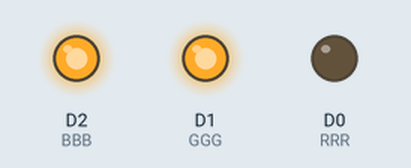
Recording of a sketch running on a simulated ESP8266 (NodeMCU). On the bench: output pins drawn as LEDs (lit = HIGH).

Above: at 1.2 s.
At 3.7 s:
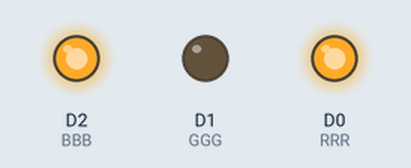
At 6.2 s:
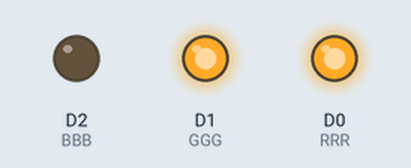
At 8.7 s:
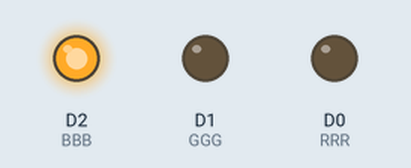
At 11.2 s:
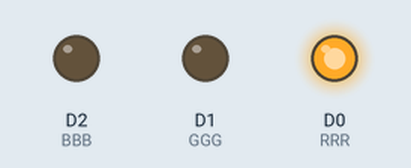
At 13.7 s:
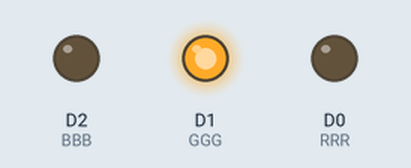
Timing chart, 0 to 19.5 s (numbered marks = the images above):
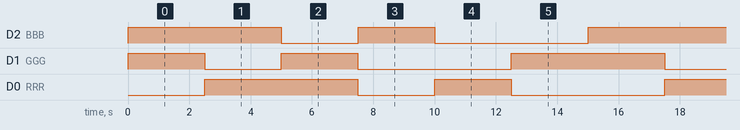

The sketch:

ESP12_RGB_test.ino
```cpp
/*
 * RGB LED test for ESP12 (ESP8266) NodeMCU.
 *
 * NodeMCU | RGBLED
 * --------+-------
 * D0      | R
 * D1      | B
 * D2      | G
 * 3.3V      | ANODE (via resistor)
 */

#define RRR D0
#define GGG D1
#define BBB D2

/*
 * Set up pins.
 */
void setup() {
  // Set our pins as outputs.
  pinMode(RRR, OUTPUT);
  pinMode(GGG, OUTPUT);
  pinMode(RRR, OUTPUT);
}

/*
 * Cycle through the rainbow.
 */
void loop() {
  // Red.
  set_color(255, 0, 0);
  delay(2500);
  // Green.
  set_color(0, 255, 0);
  delay(2500);
  // Blue.
  set_color(0, 0, 255);
  delay(2500);
  // Orange.
  set_color(255, 255, 0);
  delay(2500);
  // Light blue.
  set_color(0, 255, 255);
  delay(2500);
  // Pink.
  set_color(255, 0, 255);
  delay(2500);
}

/*
 * Set a colour given a set of RGB values.
 */
void set_color(unsigned int red, unsigned int green, unsigned int blue)
{
  // Define a max value as we're using a shared anode RGB LED.
  int maxVal = 1023;

  // Define a correction factor so we can always use 0-255 as input values.
  int f = (maxVal + 1) / 256;

  // Deduct values from max value.
  red = maxVal - red * f;
  green = maxVal - green * f;
  blue = maxVal - blue * f;

  // Write our values.
  analogWrite(RRR, red);
  analogWrite(GGG, green);
  analogWrite(BBB, blue);
}
```

Measured:
- by itself, D2 (BBB), D1 (GGG), D0 (RRR): repeats every 15.0 s: LOW 2.5 s, HIGH 2.5 s, LOW 5.0 s, HIGH 5.0 s
- by itself, everything shown: repeats every 15.0 s, in 6 steps
